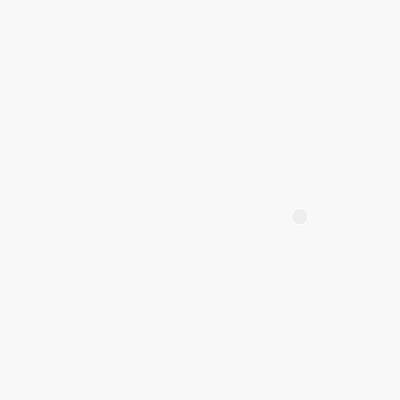
Frame 1 (no input)
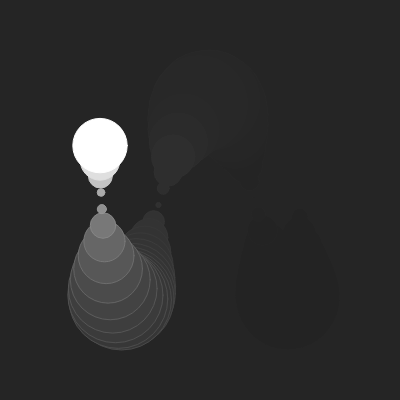
Frame 60 (no input)
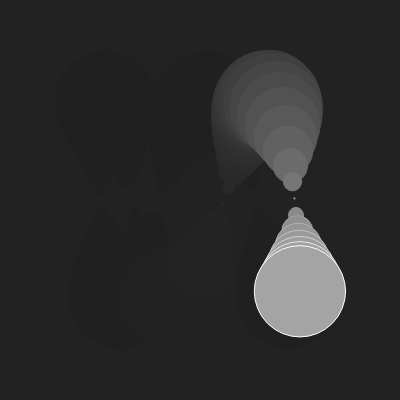
Frame 120 (the mouse pressed at the canvas centre since frame 60)

The p5.js sketch that drew these frames (run headless with seeded random() and noise() and a simulated clock; from frame 60 on, the mouse is pressed at the canvas centre):

// p5.js sketch
// ── sketch.js
let y = 200;

function setup() {

  createCanvas(400, 400);
  fill(255);
  stroke(255);
}

function draw() {

  background(y,32);
  y = sin(millis()/100) * 100;
  x = cos(frameCount/19) * 100;
  fill(255-y);
  circle(200 + x, 200 + y, y);
}
